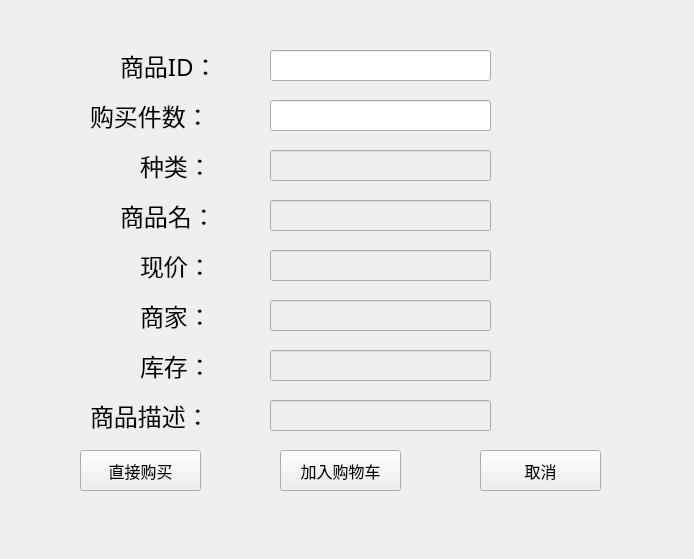
<?xml version="1.0" encoding="UTF-8"?>
<ui version="4.0">
 <class>Buy</class>
 <widget class="QWidget" name="Buy">
  <property name="geometry">
   <rect>
    <x>0</x>
    <y>0</y>
    <width>694</width>
    <height>559</height>
   </rect>
  </property>
  <property name="windowTitle">
   <string>Form</string>
  </property>
  <widget class="QLineEdit" name="inventory">
   <property name="enabled">
    <bool>false</bool>
   </property>
   <property name="geometry">
    <rect>
     <x>270</x>
     <y>350</y>
     <width>221</width>
     <height>31</height>
    </rect>
   </property>
   <property name="font">
    <font>
     <family>Consolas</family>
     <pointsize>12</pointsize>
    </font>
   </property>
   <property name="text">
    <string/>
   </property>
  </widget>
  <widget class="QLineEdit" name="IDInput">
   <property name="enabled">
    <bool>true</bool>
   </property>
   <property name="geometry">
    <rect>
     <x>270</x>
     <y>50</y>
     <width>221</width>
     <height>31</height>
    </rect>
   </property>
   <property name="font">
    <font>
     <family>Consolas</family>
     <pointsize>12</pointsize>
    </font>
   </property>
   <property name="text">
    <string/>
   </property>
  </widget>
  <widget class="QLabel" name="label_6">
   <property name="geometry">
    <rect>
     <x>90</x>
     <y>400</y>
     <width>161</width>
     <height>31</height>
    </rect>
   </property>
   <property name="font">
    <font>
     <family>等线 Light</family>
     <pointsize>18</pointsize>
    </font>
   </property>
   <property name="text">
    <string>商品描述：</string>
   </property>
  </widget>
  <widget class="QLineEdit" name="type">
   <property name="enabled">
    <bool>false</bool>
   </property>
   <property name="geometry">
    <rect>
     <x>270</x>
     <y>150</y>
     <width>221</width>
     <height>31</height>
    </rect>
   </property>
   <property name="font">
    <font>
     <family>Consolas</family>
     <pointsize>12</pointsize>
    </font>
   </property>
   <property name="text">
    <string/>
   </property>
  </widget>
  <widget class="QLabel" name="label_2">
   <property name="geometry">
    <rect>
     <x>120</x>
     <y>50</y>
     <width>131</width>
     <height>31</height>
    </rect>
   </property>
   <property name="font">
    <font>
     <family>等线 Light</family>
     <pointsize>18</pointsize>
    </font>
   </property>
   <property name="text">
    <string>商品ID：</string>
   </property>
  </widget>
  <widget class="QLineEdit" name="merchant">
   <property name="enabled">
    <bool>false</bool>
   </property>
   <property name="geometry">
    <rect>
     <x>270</x>
     <y>300</y>
     <width>221</width>
     <height>31</height>
    </rect>
   </property>
   <property name="font">
    <font>
     <family>Consolas</family>
     <pointsize>12</pointsize>
    </font>
   </property>
   <property name="text">
    <string/>
   </property>
  </widget>
  <widget class="QPushButton" name="buyButton">
   <property name="geometry">
    <rect>
     <x>80</x>
     <y>450</y>
     <width>121</width>
     <height>41</height>
    </rect>
   </property>
   <property name="font">
    <font>
     <family>等线 Light</family>
     <pointsize>12</pointsize>
    </font>
   </property>
   <property name="text">
    <string>直接购买</string>
   </property>
  </widget>
  <widget class="QLabel" name="label_3">
   <property name="geometry">
    <rect>
     <x>140</x>
     <y>300</y>
     <width>111</width>
     <height>31</height>
    </rect>
   </property>
   <property name="font">
    <font>
     <family>等线 Light</family>
     <pointsize>18</pointsize>
    </font>
   </property>
   <property name="text">
    <string>商家：</string>
   </property>
  </widget>
  <widget class="QLineEdit" name="info">
   <property name="enabled">
    <bool>false</bool>
   </property>
   <property name="geometry">
    <rect>
     <x>270</x>
     <y>400</y>
     <width>221</width>
     <height>31</height>
    </rect>
   </property>
   <property name="font">
    <font>
     <family>Consolas</family>
     <pointsize>12</pointsize>
    </font>
   </property>
   <property name="text">
    <string/>
   </property>
  </widget>
  <widget class="QLabel" name="label_4">
   <property name="geometry">
    <rect>
     <x>140</x>
     <y>350</y>
     <width>111</width>
     <height>31</height>
    </rect>
   </property>
   <property name="font">
    <font>
     <family>等线 Light</family>
     <pointsize>18</pointsize>
    </font>
   </property>
   <property name="text">
    <string>库存：</string>
   </property>
  </widget>
  <widget class="QLineEdit" name="price">
   <property name="enabled">
    <bool>false</bool>
   </property>
   <property name="geometry">
    <rect>
     <x>270</x>
     <y>250</y>
     <width>221</width>
     <height>31</height>
    </rect>
   </property>
   <property name="font">
    <font>
     <family>Consolas</family>
     <pointsize>12</pointsize>
    </font>
   </property>
   <property name="text">
    <string/>
   </property>
  </widget>
  <widget class="QLineEdit" name="name">
   <property name="enabled">
    <bool>false</bool>
   </property>
   <property name="geometry">
    <rect>
     <x>270</x>
     <y>200</y>
     <width>221</width>
     <height>31</height>
    </rect>
   </property>
   <property name="font">
    <font>
     <family>Consolas</family>
     <pointsize>12</pointsize>
    </font>
   </property>
   <property name="text">
    <string/>
   </property>
  </widget>
  <widget class="QLabel" name="label_7">
   <property name="geometry">
    <rect>
     <x>120</x>
     <y>200</y>
     <width>131</width>
     <height>31</height>
    </rect>
   </property>
   <property name="font">
    <font>
     <family>等线 Light</family>
     <pointsize>18</pointsize>
    </font>
   </property>
   <property name="text">
    <string>商品名：</string>
   </property>
  </widget>
  <widget class="QLabel" name="label_8">
   <property name="geometry">
    <rect>
     <x>140</x>
     <y>150</y>
     <width>131</width>
     <height>31</height>
    </rect>
   </property>
   <property name="font">
    <font>
     <family>等线 Light</family>
     <pointsize>18</pointsize>
    </font>
   </property>
   <property name="text">
    <string>种类：</string>
   </property>
  </widget>
  <widget class="QPushButton" name="pushButton_2">
   <property name="geometry">
    <rect>
     <x>480</x>
     <y>450</y>
     <width>121</width>
     <height>41</height>
    </rect>
   </property>
   <property name="font">
    <font>
     <family>等线 Light</family>
     <pointsize>12</pointsize>
    </font>
   </property>
   <property name="text">
    <string>取消</string>
   </property>
  </widget>
  <widget class="QLabel" name="label_5">
   <property name="geometry">
    <rect>
     <x>140</x>
     <y>250</y>
     <width>101</width>
     <height>31</height>
    </rect>
   </property>
   <property name="font">
    <font>
     <family>等线 Light</family>
     <pointsize>18</pointsize>
    </font>
   </property>
   <property name="text">
    <string>现价：</string>
   </property>
  </widget>
  <widget class="QLineEdit" name="numInput">
   <property name="enabled">
    <bool>true</bool>
   </property>
   <property name="geometry">
    <rect>
     <x>270</x>
     <y>100</y>
     <width>221</width>
     <height>31</height>
    </rect>
   </property>
   <property name="font">
    <font>
     <family>Consolas</family>
     <pointsize>12</pointsize>
    </font>
   </property>
   <property name="text">
    <string/>
   </property>
  </widget>
  <widget class="QLabel" name="label_9">
   <property name="geometry">
    <rect>
     <x>90</x>
     <y>100</y>
     <width>131</width>
     <height>31</height>
    </rect>
   </property>
   <property name="font">
    <font>
     <family>等线 Light</family>
     <pointsize>18</pointsize>
    </font>
   </property>
   <property name="text">
    <string>购买件数：</string>
   </property>
  </widget>
  <widget class="QPushButton" name="cartButton">
   <property name="geometry">
    <rect>
     <x>280</x>
     <y>450</y>
     <width>121</width>
     <height>41</height>
    </rect>
   </property>
   <property name="font">
    <font>
     <family>等线 Light</family>
     <pointsize>12</pointsize>
    </font>
   </property>
   <property name="text">
    <string>加入购物车</string>
   </property>
  </widget>
 </widget>
 <resources/>
 <connections/>
</ui>
